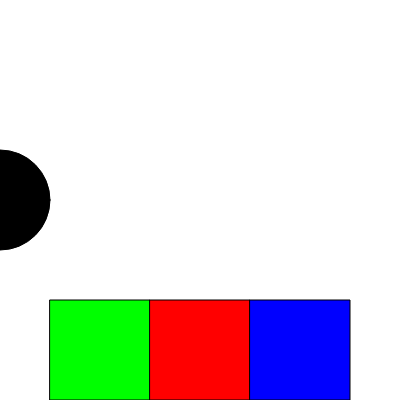
Frame 1 (no input)
Frame 60 (no input): identical to frame 1, image omitted
Frame 120 (the mouse pressed at the canvas centre since frame 60): identical to frame 1, image omitted

The p5.js sketch that drew this single still picture (run headless with seeded random() and noise() and a simulated clock; from frame 60 on, the mouse is pressed at the canvas centre):

// p5.js sketch
// ── sketch.js
var interfaceItems = [];

var currentType = "";

var bubble1;

function setup() {
    createCanvas(400, 400);


    interfaceItems.push(new interface(50, 300, 100, "start"));
    interfaceItems.push(new interface(150, 300, 100, "stop"));
    interfaceItems.push(new interface(250, 300, 100, "restart"));

    bubble1 = new bubble(0, (height/2), 100);


}

function draw() {

    background(255);
    fill(0);
    text(currentType, 10, 10);

    for (var i = 0; i < interfaceItems.length; i++) {
        var currentItemCheck = interfaceItems[i].check();
        console.log(currentItemCheck);
        var settingFill;
        if (currentItemCheck == true) {
            settingFill = 100;
        } else {
            settingFill = 255;
        }
        interfaceItems[i].display(settingFill);

    }

    if (currentType == "start") {
        bubble1.move();
    } else if (currentType == "stop") {
        bubble1.stop();
    } else if (currentType == "restart") {
       bubble1.restart();
    }


    bubble1.display();
    bubble1.checkWidth();

}




function interface(tempX, tempY, tempBoxSize, tempType) {

    this.x = tempX;
    this.y = tempY;
    this.boxSize = tempBoxSize;
    this.type = tempType;


    this.display = function (setFill) {

        if (this.type == "start") {
            fill(0, 255, 0, setFill);
        } else if (this.type == "stop") {
            fill(255, 0, 0, setFill);
        } else if (this.type == "restart") {
            fill(0, 0, 255, setFill);
        }

        rect(this.x, this.y, this.boxSize, this.boxSize);
    }


    this.check = function () {
        if (mouseX > this.x && mouseX < (this.x + this.boxSize) && mouseY > this.y && mouseY < (this.y + this.boxSize)) {
            return true;
        } else {
            return false;
        }
    }
}

function bubble(tempX, tempY, tempDiameter) {

    this.x = tempX;
    this.y = tempY;
    this.diameter = tempDiameter;


    this.display = function () {
        fill(0);
        ellipse(this.x, this.y, this.diameter, this.diameter);
    }


    this.move = function () {
        this.x++;
    }

    this.stop = function () {
        this.x;
    }    
    this.restart = function (){
        this.x=0;
    }
    this.checkWidth = function () {
        if (this.x > width) {
            this.x = 0;
            return true;
        }else{
            return false;
        }
    }


}


function mousePressed() {

    for (var i = 0; i < interfaceItems.length; i++) {
        var checkItem = interfaceItems[i].check();
        if (checkItem == true) {
            currentType = interfaceItems[i].type;
            console.log(currentType);
        }
    }

}
